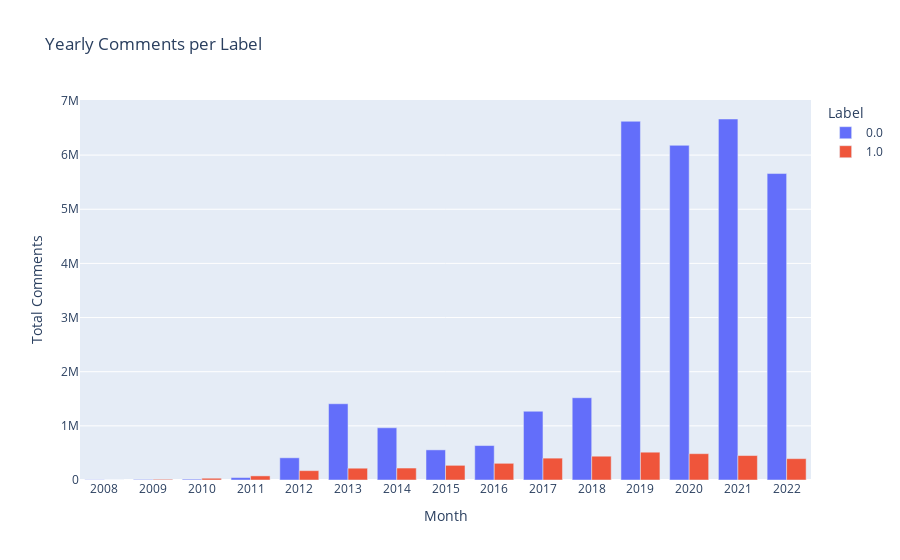

Notebook cell for this chart:
### Markdown cell above
With this insight, we would also want to compare the `num_comments` agains the label over time too.

### Code cell
# Group by month and label, then sum the upvotes
monthly_upvotes = reddit_df.groupby([reddit_df['date'].dt.to_period('Y'), 'label'])['num_comments'].sum().unstack(fill_value=0)

# Convert Period index to string
monthly_upvotes.index = monthly_upvotes.index.astype(str)

# Create a bar chart to visualize the monthly upvotes per label
fig = px.bar(monthly_upvotes, barmode='group', title='Yearly Comments per Label')
fig.update_layout(xaxis_title='Month', yaxis_title='Total Comments', legend_title='Label')
fig.show()

### Figure 1 — Plotly figure (JSON) as saved in the notebook; plotly's stock layout.template omitted (floating-point values rounded to 4 significant figures)
{"data": [{"alignmentgroup": "True", "hovertemplate": "label=0.0<br>date=%{x}<br>value=%{y}<extra></extra>", "legendgroup": "0.0", "marker": {"color": "#636efa", "pattern": {"shape": ""}}, "name": "0.0", "offsetgroup": "0.0", "orientation": "v", "showlegend": true, "textposition": "auto", "type": "bar", "x": ["2008", "2009", "2010", "2011", "2012", "2013", "2014", "2015", "2016", "2017", "2018", "2019", "2020", "2021", "2022"], "xaxis": "x", "y": [5066, 10424, 15529, 44651, 410116, 1408133, 964133, 556503, 635961, 1269702, 1519588, 6624821, 6180334, 6666736, 5659110], "yaxis": "y"}, {"alignmentgroup": "True", "hovertemplate": "label=1.0<br>date=%{x}<br>value=%{y}<extra></extra>", "legendgroup": "1.0", "marker": {"color": "#EF553B", "pattern": {"shape": ""}}, "name": "1.0", "offsetgroup": "1.0", "orientation": "v", "showlegend": true, "textposition": "auto", "type": "bar", "x": ["2008", "2009", "2010", "2011", "2012", "2013", "2014", "2015", "2016", "2017", "2018", "2019", "2020", "2021", "2022"], "xaxis": "x", "y": [384, 13124, 32599, 75827, 172419, 217764, 220799, 270742, 308155, 403674, 439288, 513479, 486055, 451644, 394275], "yaxis": "y"}], "layout": {"barmode": "group", "legend": {"title": {"text": "Label"}, "tracegroupgap": 0}, "title": {"text": "Yearly Comments per Label"}, "xaxis": {"anchor": "y", "domain": [0, 1], "title": {"text": "Month"}}, "yaxis": {"anchor": "x", "domain": [0, 1], "title": {"text": "Total Comments"}}}}
